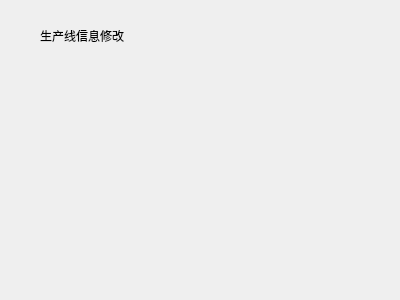
<?xml version="1.0" encoding="UTF-8"?>
<ui version="4.0">
 <class>ModifyProLine</class>
 <widget class="QWidget" name="ModifyProLine">
  <property name="geometry">
   <rect>
    <x>0</x>
    <y>0</y>
    <width>400</width>
    <height>300</height>
   </rect>
  </property>
  <property name="windowTitle">
   <string>Form</string>
  </property>
  <widget class="QLabel" name="label">
   <property name="geometry">
    <rect>
     <x>40</x>
     <y>30</y>
     <width>85</width>
     <height>12</height>
    </rect>
   </property>
   <property name="text">
    <string>生产线信息修改</string>
   </property>
  </widget>
 </widget>
 <resources/>
 <connections/>
</ui>
